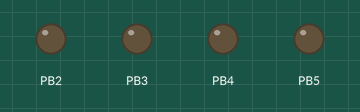
The program below on a simulated ATmega328P, built with avr-gcc and emulated at 16 MHz. Parts: output pins drawn as LEDs (lit = HIGH).

Above: at 0.2 s.
At 1.2 s:
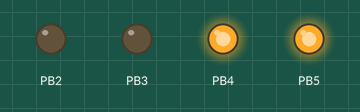
At 1.7 s:
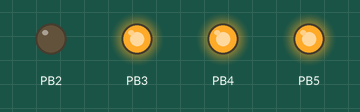
At 3.2 s:
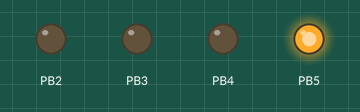
At 4.7 s:
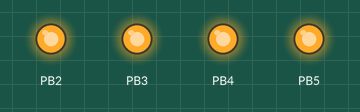
Timing chart, 0 to 5.8 s (numbered marks = the images above):
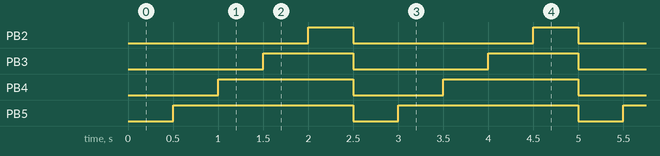

The program:

main.c
```c
/*
 * Infrared_test.c
 *
 * Created: 02/10/2021 17:06:46
 * Author : mehme
 */
#include <stdio.h>
#include <avr/io.h>
#ifndef F_CPU
#define F_CPU 16000000UL
#endif
#include <util/delay.h>

typedef enum{
	zero = 0,
	one = 1,
	two = 2,
	three = 3,
	four = 4
	}STATE;
typedef struct STATE_INFO {
	STATE currentState;
	}STATE_INFO;
STATE_INFO State;

#define zero_mask  0b00000000;
#define one_mask   0b00100000;//only PORTB5 open
#define two_mask   0b00110000;
#define three_mask 0b00111000;
#define four_mask  0b00111100;

int main(void)
{

	State.currentState = zero;
	DDRB = 0b00111100;
	PORTB = 0;
    while (1)
    {
		switch(State.currentState){
			case(zero):
				PORTB = zero_mask;
				_delay_ms(500);
				State.currentState = one;
				break;
			case(one):
				PORTB = one_mask;
				_delay_ms(500);
				State.currentState = two;
				break;
			case(two):
				PORTB = two_mask;
				_delay_ms(500);
				State.currentState = three;
				break;
			case(three):
				PORTB = three_mask;
				_delay_ms(500);
				State.currentState = four;
				break;
			case(four):
				PORTB = four_mask;
				_delay_ms(500);
				State.currentState = zero;
				break;
			default:
				_delay_ms(500);
				break;
		}
    }
}
```

Measured:
- by itself, PB2: alternates HIGH for 0.50 s and LOW for 2.0 s
- by itself, PB3: alternates HIGH for 1.0 s and LOW for 1.5 s
- by itself, PB4: alternates HIGH for 1.5 s and LOW for 1.0 s
- by itself, PB5: alternates HIGH for 2.0 s and LOW for 0.50 s
